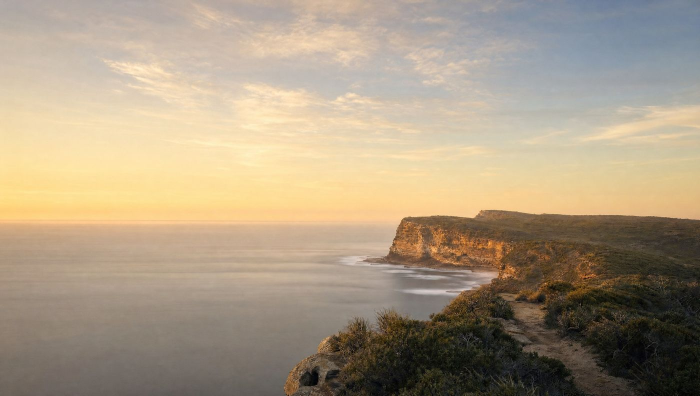
#> input picture src/curriculum/python/10-images-pillow/solution/photos/headland.jpg, 1400 x 792 px (shown at 1/2 size)
$ python main.py
#> lines starting #> are read from the running program, lines starting #| are printed output that depends on the picture
#> further down, image is the input picture: PIL image 1400x792 RGB; mean R, G, B 169.1, 153.3, 130.4
#| (1400, 792) JPEG
# Lesson 10: images with Pillow.
from pathlib import Path

from PIL import Image, ImageOps


def make_thumbnail(source, destination, width):
    """Save a copy of source, `width` pixels wide, same shape, as WebP."""
#> called with width = 400
    with Image.open(source) as image:
        height = round(image.height * width / image.width)
#> height = 226
        small = image.resize((width, height), Image.LANCZOS)
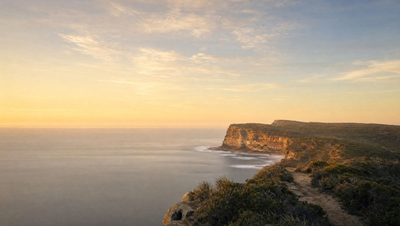
#> small: PIL image 400x226 RGB; mean R, G, B 169.1, 153.3, 130.4
        small.save(destination, "WEBP", quality=80)


def make_og(source, destination):
    """Save a 1200x630 share image (Open Graph), cropped to fill, as JPEG."""
    with Image.open(source) as image:
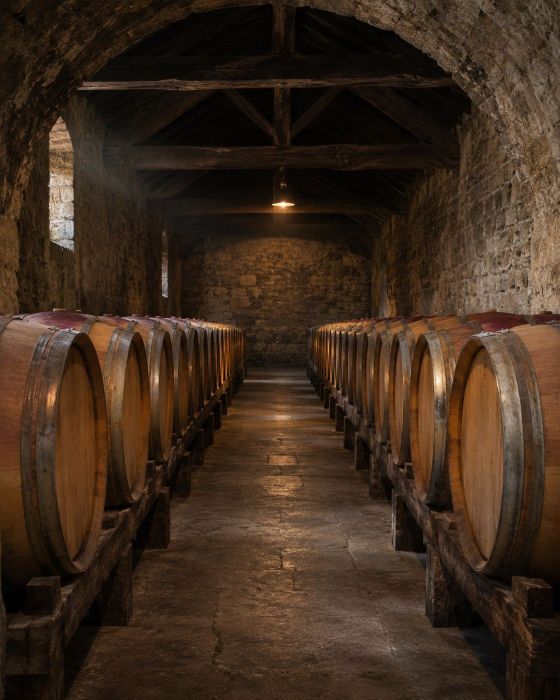
#> input picture src/curriculum/python/10-images-pillow/solution/photos/cellar.jpg, 1120 x 1400 px (shown at 1/2 size)
#> image is the input picture: PIL image 1120x1400 RGB; mean R, G, B 62.4, 43.8, 29
        card = ImageOps.fit(image.convert("RGB"), (1200, 630), Image.LANCZOS)
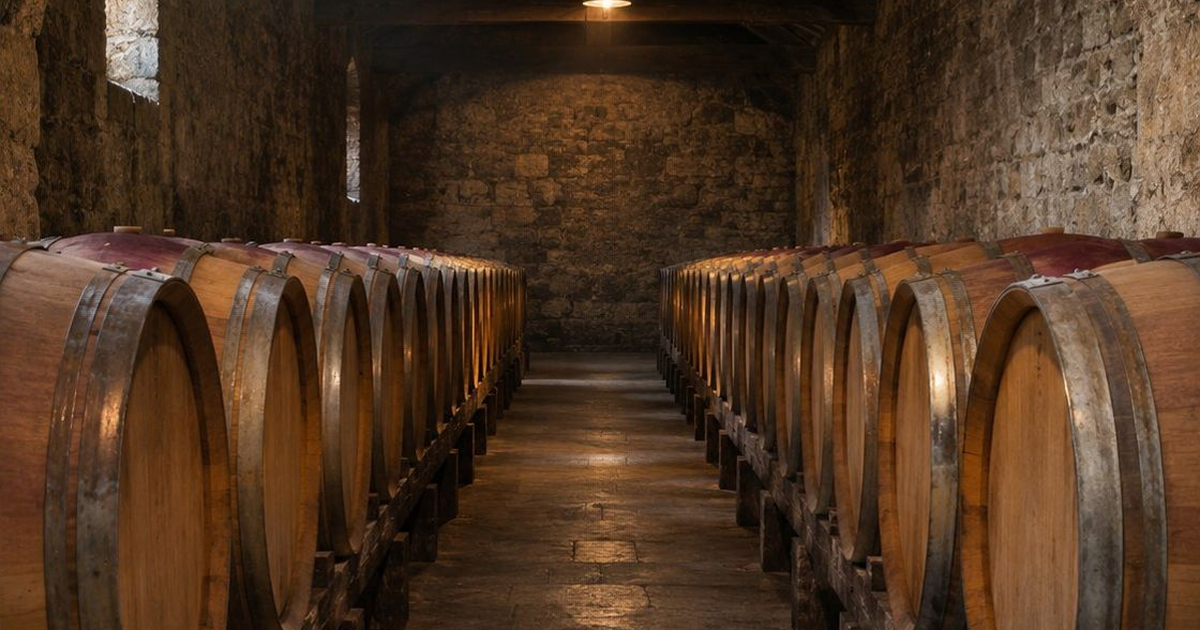
#> card: PIL image 1200x630 RGB; mean R, G, B 79.6, 54.4, 35
        card.save(destination, "JPEG", quality=85, optimize=True)


if __name__ == "__main__":
    image = Image.open("photos/headland.jpg")
    print(image.size, image.format)
    Path("out").mkdir(exist_ok=True)
    make_thumbnail(Path("photos/headland.jpg"), Path("out/headland-thumb.webp"), 400)
    make_og(Path("photos/cellar.jpg"), Path("out/cellar-og.jpg"))
    print("Saved to out/")
